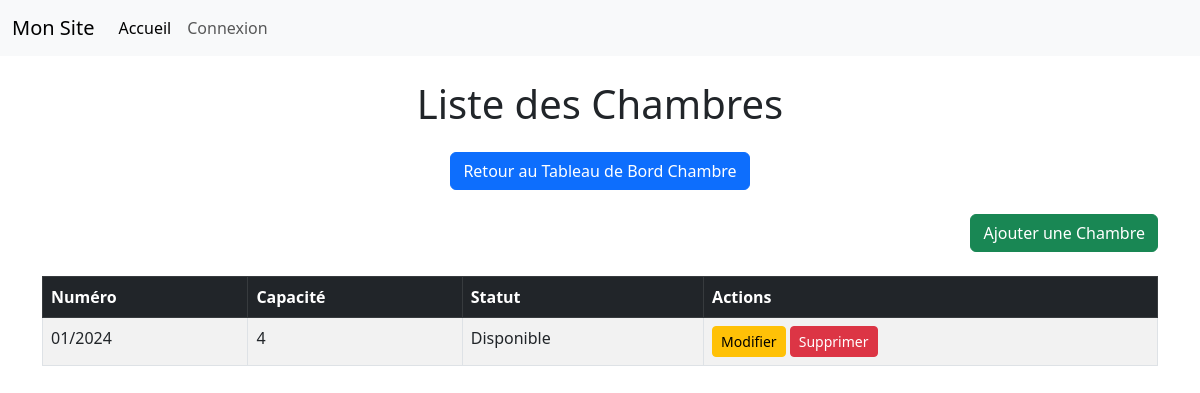
The app's page /foyer/chambres/ with its own data.
### foyer/models.py (models this page shows, shortened)
class Chambre(models.Model):
    STATUT_CHOICES = [
        ('DISPONIBLE', 'Disponible'),
        ('INDISPONIBLE', 'Indisponible'),
        ('MAINTENANCE', 'En maintenance'),
    ]
    numero = models.CharField(max_length=10, unique=True)
    capacite = models.IntegerField()
    statut = models.CharField(max_length=20, choices=STATUT_CHOICES, default='DISPONIBLE')

### foyer/views.py (the view)
# urls.py: path('chambres/', views.liste_chambres, name='liste_chambres'),
def liste_chambres(request):
    chambres = Chambre.objects.all()
    return render(request, 'foyer/liste_chambres.html', {'chambres': chambres})

### foyer/templates/foyer/liste_chambres.html (shortened to what this page needs)
{% extends 'base.html' %}
{% block content %}
<div class="mt-4">
    <h1 class="text-center mb-4">Liste des Chambres</h1>
    <div class="text-center mb-4">
        <a href="{% url 'foyer:sous_dashboard_foyer' %}" class="btn btn-primary">Retour au Tableau de Bord Chambre</a>
    </div>
    <div class="mb-4 text-end">
        <a href="{% url 'foyer:ajouter_chambre' %}" class="btn btn-success">Ajouter une Chambre</a>
    </div>
    <table class="table table-striped table-bordered">
        <thead class="table-dark">
            <tr>
                <th>Numéro</th>
                <th>Capacité</th>
                <th>Statut</th>
                <th>Actions</th>
            </tr>
        </thead>
        <tbody>
            {% for chambre in chambres %}
                <tr>
                    <td>{{ chambre.numero }}</td>
                    <td>{{ chambre.capacite }}</td>
                    <td>{{ chambre.get_statut_display }}</td>
                    <td>
                        <a href="{% url 'foyer:modifier_chambre' chambre.id %}" class="btn btn-warning btn-sm">Modifier</a>
                        <a href="{% url 'foyer:supprimer_chambre' chambre.id %}" class="btn btn-danger btn-sm">Supprimer</a>
                    </td>
                </tr>
            {% empty %}
                <tr>
                    <td colspan="4" class="text-center">Aucune chambre enregistrée.</td>
                </tr>
            {% endfor %}
        </tbody>
    </table>
</div>
{% endblock %}

### records on screen
Chambre: numero "01/2024", capacite "4", statut "Disponible"
